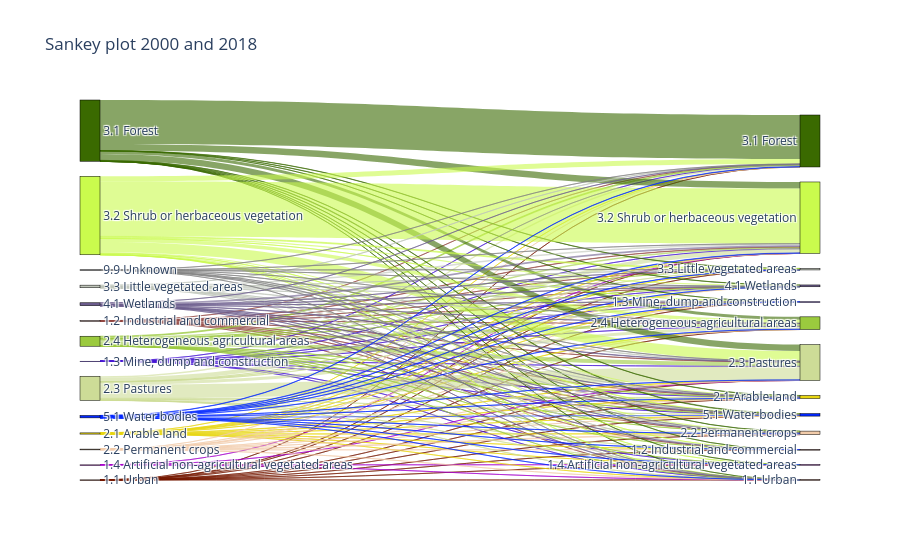

The notebook cell this image was saved under:
### Code cell
inter3 = inter3.rename(columns={'level2_1': 'Date1','level2_2':'Date2'})

label_set = set()
links = []

def add_links(inter3, col_from, col_to):
    temp = inter3.groupby([col_from, col_to])["area"].sum().reset_index()
    for _, row in temp.iterrows():
        source = f"{col_from}_{row[col_from]}"
        target = f"{col_to}_{row[col_to]}"
        value = row["area"]
        label_set.update([source, target])
        links.append((source, target, value))

add_links(inter3, "Date1", "Date2")

# Asignar índices
labels = list(label_set)
label_to_index = {label: i for i, label in enumerate(labels)}

source = [label_to_index[s] for s, t, v in links]
target = [label_to_index[t] for s, t, v in links]
value = [v for s, t, v in links]

# Diccionario de colores
color_dict = {
    "1.1 Urban": "#761800",
    "1.2 Industrial and commercial": "#934741",
    "1.3 Mine, dump and construction": "#4616d4",
    "1.4 Artificial non-agricultural vegetated areas": "#A600CC",
    "2.1 Arable land": "#e8d610",
    "2.2 Permanent crops": "#F2CCAA",
    "2.3 Pastures": "#cddc97",
    "2.4 Heterogeneous agricultural areas": "#9BCA3E",
    "3.1 Forest": "#3a6a00",
    "3.2 Shrub or herbaceous vegetation": "#cafb4d",
    "3.3 Little vegetated areas": "#bfc5b9",
    "4.1 Wetlands": "#6b5c8c",
    "5.1 Water bodies": "#0127ff",
    "9.9 Unknown": "#808080"
}

display_labels = [label.split("_", 1)[1] for label in labels]

# Colores para los nodos
colors = []
for label in labels:
    class_name = label.split("_", 1)[1].strip()
    colors.append(color_dict.get(class_name, "gray"))

def hex_to_rgba(hex_color, alpha=0.6):
    hex_color = hex_color.lstrip("#")
    r, g, b = tuple(int(hex_color[i:i+2], 16) for i in (0, 2, 4))
    return f"rgba({r},{g},{b},{alpha})"

missing_classes = set()
for s, t, v in links:
    class_name = s.split("_", 1)[1].strip()
    if class_name not in color_dict:
        missing_classes.add(class_name)

link_colors = []
for s, t, v in links:
    class_name = s.split("_", 1)[1].strip()
    hex_color = color_dict.get(class_name, "#999999")
    link_colors.append(hex_to_rgba(hex_color))

# Crear el Sankey plot
fig = go.Figure(data=[go.Sankey(
    arrangement="snap",
    node=dict(
        pad=15,
        thickness=20,
        line=dict(color="black", width=0.5),
        label=display_labels,
        color=colors
    ),
    link=dict(
        source=source,
        target=target,
        value=value,
        color=link_colors
    )
)])

fig.update_layout(
    title_text="Sankey plot 2000 and 2018",
    font_size=12
)

### Figure 1 — Plotly figure (JSON) as saved in the notebook; plotly's stock layout.template omitted (floating-point values rounded to 4 significant figures; data arrays with more than 128 entries replaced by an {"elided": "..."} marker saying what was removed)
{"data": [{"arrangement": "snap", "link": {"color": {"elided": "161 str values"}, "source": {"elided": "161 int values"}, "target": {"elided": "161 int values"}, "value": {"elided": "161 float values"}}, "node": {"color": ["#3a6a00", "#761800", "#3a6a00", "#934741", "#4616d4", "#cddc97", "#F2CCAA", "#bfc5b9", "#934741", "#0127ff", "#A600CC", "#cafb4d", "#6b5c8c", "#e8d610", "#4616d4", "#9BCA3E", "#bfc5b9", "#0127ff", "#9BCA3E", "#6b5c8c", "#e8d610", "#761800", "#cafb4d", "#F2CCAA", "#808080", "#A600CC", "#cddc97"], "label": ["3.1 Forest", "1.1 Urban", "3.1 Forest", "1.2 Industrial and commercial", "1.3 Mine, dump and construction", "2.3 Pastures", "2.2 Permanent crops", "3.3 Little vegetated areas", "1.2 Industrial and commercial", "5.1 Water bodies", "1.4 Artificial non-agricultural vegetated areas", "3.2 Shrub or herbaceous vegetation", "4.1 Wetlands", "2.1 Arable land", "1.3 Mine, dump and construction", "2.4 Heterogeneous agricultural areas", "3.3 Little vegetated areas", "5.1 Water bodies", "2.4 Heterogeneous agricultural areas", "4.1 Wetlands", "2.1 Arable land", "1.1 Urban", "3.2 Shrub or herbaceous vegetation", "2.2 Permanent crops", "9.9 Unknown", "1.4 Artificial non-agricultural vegetated areas", "2.3 Pastures"], "line": {"color": "black", "width": 0.5}, "pad": 15, "thickness": 20}, "type": "sankey"}], "layout": {"font": {"size": 12}, "title": {"text": "Sankey plot 2000 and 2018"}}}
